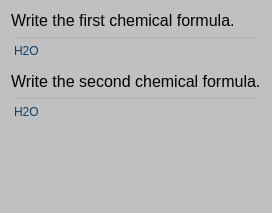
                      <widget class="QWidget" name="page_formula_two_mat">
                       <property name="palette">
                        <palette>
                         <active>
                          <colorrole role="Button">
                           <brush brushstyle="SolidPattern">
                            <color alpha="255">
                             <red>192</red>
                             <green>192</green>
                             <blue>192</blue>
                            </color>
                           </brush>
                          </colorrole>
                          <colorrole role="Base">
                           <brush brushstyle="SolidPattern">
                            <color alpha="255">
                             <red>192</red>
                             <green>192</green>
                             <blue>192</blue>
                            </color>
                           </brush>
                          </colorrole>
                          <colorrole role="Window">
                           <brush brushstyle="SolidPattern">
                            <color alpha="255">
                             <red>192</red>
                             <green>192</green>
                             <blue>192</blue>
                            </color>
                           </brush>
                          </colorrole>
                         </active>
                         <inactive>
                          <colorrole role="Button">
                           <brush brushstyle="SolidPattern">
                            <color alpha="255">
                             <red>192</red>
                             <green>192</green>
                             <blue>192</blue>
                            </color>
                           </brush>
                          </colorrole>
                          <colorrole role="Base">
                           <brush brushstyle="SolidPattern">
                            <color alpha="255">
                             <red>192</red>
                             <green>192</green>
                             <blue>192</blue>
                            </color>
                           </brush>
                          </colorrole>
                          <colorrole role="Window">
                           <brush brushstyle="SolidPattern">
                            <color alpha="255">
                             <red>192</red>
                             <green>192</green>
                             <blue>192</blue>
                            </color>
                           </brush>
                          </colorrole>
                         </inactive>
                         <disabled>
                          <colorrole role="Button">
                           <brush brushstyle="SolidPattern">
                            <color alpha="255">
                             <red>192</red>
                             <green>192</green>
                             <blue>192</blue>
                            </color>
                           </brush>
                          </colorrole>
                          <colorrole role="Base">
                           <brush brushstyle="SolidPattern">
                            <color alpha="255">
                             <red>192</red>
                             <green>192</green>
                             <blue>192</blue>
                            </color>
                           </brush>
                          </colorrole>
                          <colorrole role="Window">
                           <brush brushstyle="SolidPattern">
                            <color alpha="255">
                             <red>192</red>
                             <green>192</green>
                             <blue>192</blue>
                            </color>
                           </brush>
                          </colorrole>
                         </disabled>
                        </palette>
                       </property>
                       <layout class="QVBoxLayout" name="verticalLayout_8">
                        <item>
                         <layout class="QVBoxLayout" name="verticalLayout_23">
                          <property name="topMargin">
                           <number>0</number>
                          </property>
                          <property name="bottomMargin">
                           <number>75</number>
                          </property>
                          <item>
                           <widget class="QLabel" name="label_7">
                            <property name="sizePolicy">
                             <sizepolicy hsizetype="Preferred" vsizetype="Minimum">
                              <horstretch>0</horstretch>
                              <verstretch>0</verstretch>
                             </sizepolicy>
                            </property>
                            <property name="font">
                             <font>
                              <pointsize>12</pointsize>
                             </font>
                            </property>
                            <property name="text">
                             <string>Write the first chemical formula.</string>
                            </property>
                           </widget>
                          </item>
                          <item>
                           <widget class="QLineEdit" name="LneChemicalFormula1">
                            <property name="sizePolicy">
                             <sizepolicy hsizetype="Expanding" vsizetype="Minimum">
                              <horstretch>0</horstretch>
                              <verstretch>0</verstretch>
                             </sizepolicy>
                            </property>
                            <property name="minimumSize">
                             <size>
                              <width>0</width>
                              <height>30</height>
                             </size>
                            </property>
                            <property name="palette">
                             <palette>
                              <active>
                               <colorrole role="WindowText">
                                <brush brushstyle="SolidPattern">
                                 <color alpha="255">
                                  <red>17</red>
                                  <green>62</green>
                                  <blue>104</blue>
                                 </color>
                                </brush>
                               </colorrole>
                               <colorrole role="Button">
                                <brush brushstyle="SolidPattern">
                                 <color alpha="0">
                                  <red>0</red>
                                  <green>0</green>
                                  <blue>0</blue>
                                 </color>
                                </brush>
                               </colorrole>
                               <colorrole role="Text">
                                <brush brushstyle="SolidPattern">
                                 <color alpha="255">
                                  <red>17</red>
                                  <green>62</green>
                                  <blue>104</blue>
                                 </color>
                                </brush>
                               </colorrole>
                               <colorrole role="ButtonText">
                                <brush brushstyle="SolidPattern">
                                 <color alpha="255">
                                  <red>17</red>
                                  <green>62</green>
                                  <blue>104</blue>
                                 </color>
                                </brush>
                               </colorrole>
                               <colorrole role="Base">
                                <brush brushstyle="SolidPattern">
                                 <color alpha="0">
                                  <red>0</red>
                                  <green>0</green>
                                  <blue>0</blue>
                                 </color>
                                </brush>
                               </colorrole>
                               <colorrole role="Window">
                                <brush brushstyle="SolidPattern">
                                 <color alpha="0">
                                  <red>0</red>
                                  <green>0</green>
                                  <blue>0</blue>
                                 </color>
                                </brush>
                               </colorrole>
                              </active>
                              <inactive>
                               <colorrole role="WindowText">
                                <brush brushstyle="SolidPattern">
                                 <color alpha="255">
                                  <red>17</red>
                                  <green>62</green>
                                  <blue>104</blue>
                                 </color>
                                </brush>
                               </colorrole>
                               <colorrole role="Button">
                                <brush brushstyle="SolidPattern">
                                 <color alpha="0">
                                  <red>0</red>
                                  <green>0</green>
                                  <blue>0</blue>
                                 </color>
                                </brush>
                               </colorrole>
                               <colorrole role="Text">
                                <brush brushstyle="SolidPattern">
                                 <color alpha="255">
                                  <red>17</red>
                                  <green>62</green>
                                  <blue>104</blue>
                                 </color>
                                </brush>
                               </colorrole>
                               <colorrole role="ButtonText">
                                <brush brushstyle="SolidPattern">
                                 <color alpha="255">
                                  <red>17</red>
                                  <green>62</green>
                                  <blue>104</blue>
                                 </color>
                                </brush>
                               </colorrole>
                               <colorrole role="Base">
                                <brush brushstyle="SolidPattern">
                                 <color alpha="0">
                                  <red>0</red>
                                  <green>0</green>
                                  <blue>0</blue>
                                 </color>
                                </brush>
                               </colorrole>
                               <colorrole role="Window">
                                <brush brushstyle="SolidPattern">
                                 <color alpha="0">
                                  <red>0</red>
                                  <green>0</green>
                                  <blue>0</blue>
                                 </color>
                                </brush>
                               </colorrole>
                              </inactive>
                              <disabled>
                               <colorrole role="WindowText">
                                <brush brushstyle="SolidPattern">
                                 <color alpha="255">
                                  <red>17</red>
                                  <green>62</green>
                                  <blue>104</blue>
                                 </color>
                                </brush>
                               </colorrole>
                               <colorrole role="Button">
                                <brush brushstyle="SolidPattern">
                                 <color alpha="0">
                                  <red>0</red>
                                  <green>0</green>
                                  <blue>0</blue>
                                 </color>
                                </brush>
                               </colorrole>
                               <colorrole role="Text">
                                <brush brushstyle="SolidPattern">
                                 <color alpha="255">
                                  <red>17</red>
                                  <green>62</green>
                                  <blue>104</blue>
                                 </color>
                                </brush>
                               </colorrole>
                               <colorrole role="ButtonText">
                                <brush brushstyle="SolidPattern">
                                 <color alpha="255">
                                  <red>17</red>
                                  <green>62</green>
                                  <blue>104</blue>
                                 </color>
                                </brush>
                               </colorrole>
                               <colorrole role="Base">
                                <brush brushstyle="SolidPattern">
                                 <color alpha="0">
                                  <red>0</red>
                                  <green>0</green>
                                  <blue>0</blue>
                                 </color>
                                </brush>
                               </colorrole>
                               <colorrole role="Window">
                                <brush brushstyle="SolidPattern">
                                 <color alpha="0">
                                  <red>0</red>
                                  <green>0</green>
                                  <blue>0</blue>
                                 </color>
                                </brush>
                               </colorrole>
                              </disabled>
                             </palette>
                            </property>
                            <property name="styleSheet">
                             <string notr="true"/>
                            </property>
                            <property name="text">
                             <string>H2O</string>
                            </property>
                            <property name="placeholderText">
                             <string/>
                            </property>
                           </widget>
                          </item>
                          <item>
                           <widget class="QLabel" name="label_7">
                            <property name="sizePolicy">
                             <sizepolicy hsizetype="Preferred" vsizetype="Minimum">
                              <horstretch>0</horstretch>
                              <verstretch>0</verstretch>
                             </sizepolicy>
                            </property>
                            <property name="font">
                             <font>
                              <pointsize>12</pointsize>
                             </font>
                            </property>
                            <property name="text">
                             <string>Write the second chemical formula.</string>
                            </property>
                           </widget>
                          </item>
                          <item>
                           <widget class="QLineEdit" name="LneChemicalFormula2">
                            <property name="sizePolicy">
                             <sizepolicy hsizetype="Expanding" vsizetype="Minimum">
                              <horstretch>0</horstretch>
                              <verstretch>0</verstretch>
                             </sizepolicy>
                            </property>
                            <property name="minimumSize">
                             <size>
                              <width>0</width>
                              <height>30</height>
                             </size>
                            </property>
                            <property name="palette">
                             <palette>
                              <active>
                               <colorrole role="WindowText">
                                <brush brushstyle="SolidPattern">
                                 <color alpha="255">
                                  <red>17</red>
                                  <green>62</green>
                                  <blue>104</blue>
                                 </color>
                                </brush>
                               </colorrole>
                               <colorrole role="Button">
                                <brush brushstyle="SolidPattern">
                                 <color alpha="0">
                                  <red>0</red>
                                  <green>0</green>
                                  <blue>0</blue>
                                 </color>
                                </brush>
                               </colorrole>
                               <colorrole role="Text">
                                <brush brushstyle="SolidPattern">
                                 <color alpha="255">
                                  <red>17</red>
                                  <green>62</green>
                                  <blue>104</blue>
                                 </color>
                                </brush>
                               </colorrole>
                               <colorrole role="ButtonText">
                                <brush brushstyle="SolidPattern">
                                 <color alpha="255">
                                  <red>17</red>
                                  <green>62</green>
                                  <blue>104</blue>
                                 </color>
                                </brush>
                               </colorrole>
                               <colorrole role="Base">
                                <brush brushstyle="SolidPattern">
                                 <color alpha="0">
                                  <red>0</red>
                                  <green>0</green>
                                  <blue>0</blue>
                                 </color>
                                </brush>
                               </colorrole>
                               <colorrole role="Window">
                                <brush brushstyle="SolidPattern">
                                 <color alpha="0">
                                  <red>0</red>
                                  <green>0</green>
                                  <blue>0</blue>
                                 </color>
                                </brush>
                               </colorrole>
                              </active>
                              <inactive>
                               <colorrole role="WindowText">
                                <brush brushstyle="SolidPattern">
                                 <color alpha="255">
                                  <red>17</red>
                                  <green>62</green>
                                  <blue>104</blue>
                                 </color>
                                </brush>
                               </colorrole>
                               <colorrole role="Button">
                                <brush brushstyle="SolidPattern">
                                 <color alpha="0">
                                  <red>0</red>
                                  <green>0</green>
                                  <blue>0</blue>
                                 </color>
                                </brush>
                               </colorrole>
                               <colorrole role="Text">
                                <brush brushstyle="SolidPattern">
                                 <color alpha="255">
                                  <red>17</red>
                                  <green>62</green>
                                  <blue>104</blue>
                                 </color>
                                </brush>
                               </colorrole>
                               <colorrole role="ButtonText">
                                <brush brushstyle="SolidPattern">
                                 <color alpha="255">
                                  <red>17</red>
                                  <green>62</green>
                                  <blue>104</blue>
                                 </color>
                                </brush>
                               </colorrole>
                               <colorrole role="Base">
                                <brush brushstyle="SolidPattern">
                                 <color alpha="0">
                                  <red>0</red>
                                  <green>0</green>
                                  <blue>0</blue>
                                 </color>
                                </brush>
                               </colorrole>
                               <colorrole role="Window">
                                <brush brushstyle="SolidPattern">
                                 <color alpha="0">
                                  <red>0</red>
                                  <green>0</green>
                                  <blue>0</blue>
                                 </color>
                                </brush>
                               </colorrole>
                              </inactive>
                              <disabled>
                               <colorrole role="WindowText">
                                <brush brushstyle="SolidPattern">
                                 <color alpha="255">
                                  <red>17</red>
                                  <green>62</green>
                                  <blue>104</blue>
                                 </color>
                                </brush>
                               </colorrole>
                               <colorrole role="Button">
                                <brush brushstyle="SolidPattern">
                                 <color alpha="0">
                                  <red>0</red>
                                  <green>0</green>
                                  <blue>0</blue>
                                 </color>
                                </brush>
                               </colorrole>
                               <colorrole role="Text">
                                <brush brushstyle="SolidPattern">
                                 <color alpha="255">
                                  <red>17</red>
                                  <green>62</green>
                                  <blue>104</blue>
                                 </color>
                                </brush>
                               </colorrole>
                               <colorrole role="ButtonText">
                                <brush brushstyle="SolidPattern">
                                 <color alpha="255">
                                  <red>17</red>
                                  <green>62</green>
                                  <blue>104</blue>
                                 </color>
                                </brush>
                               </colorrole>
                               <colorrole role="Base">
                                <brush brushstyle="SolidPattern">
                                 <color alpha="0">
                                  <red>0</red>
                                  <green>0</green>
                                  <blue>0</blue>
                                 </color>
                                </brush>
                               </colorrole>
                               <colorrole role="Window">
                                <brush brushstyle="SolidPattern">
                                 <color alpha="0">
                                  <red>0</red>
                                  <green>0</green>
                                  <blue>0</blue>
                                 </color>
                                </brush>
                               </colorrole>
                              </disabled>
                             </palette>
                            </property>
                            <property name="styleSheet">
                             <string notr="true"/>
                            </property>
                            <property name="text">
                             <string>H2O</string>
                            </property>
                            <property name="placeholderText">
                             <string/>
                            </property>
                           </widget>
                          </item>
                         </layout>
                        </item>
                       </layout>
                      </widget>
